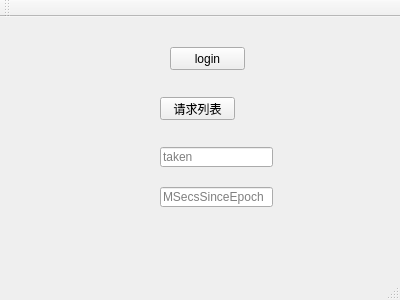
<?xml version="1.0" encoding="UTF-8"?>
<ui version="4.0">
 <class>MainWindow</class>
 <widget class="QMainWindow" name="MainWindow">
  <property name="geometry">
   <rect>
    <x>0</x>
    <y>0</y>
    <width>400</width>
    <height>300</height>
   </rect>
  </property>
  <property name="windowTitle">
   <string>MainWindow</string>
  </property>
  <widget class="QWidget" name="centralWidget">
   <widget class="QPushButton" name="btnRequest">
    <property name="geometry">
     <rect>
      <x>160</x>
      <y>80</y>
      <width>75</width>
      <height>23</height>
     </rect>
    </property>
    <property name="text">
     <string>请求列表</string>
    </property>
   </widget>
   <widget class="QPushButton" name="btnLogin">
    <property name="geometry">
     <rect>
      <x>170</x>
      <y>30</y>
      <width>75</width>
      <height>23</height>
     </rect>
    </property>
    <property name="text">
     <string>login</string>
    </property>
   </widget>
   <widget class="QLineEdit" name="lineEdit">
    <property name="geometry">
     <rect>
      <x>160</x>
      <y>130</y>
      <width>113</width>
      <height>20</height>
     </rect>
    </property>
    <property name="placeholderText">
     <string>taken</string>
    </property>
   </widget>
   <widget class="QLineEdit" name="leMSecsSinceEpoch">
    <property name="geometry">
     <rect>
      <x>160</x>
      <y>170</y>
      <width>113</width>
      <height>20</height>
     </rect>
    </property>
    <property name="placeholderText">
     <string>MSecsSinceEpoch</string>
    </property>
   </widget>
  </widget>
  <widget class="QMenuBar" name="menuBar">
   <property name="geometry">
    <rect>
     <x>0</x>
     <y>0</y>
     <width>400</width>
     <height>23</height>
    </rect>
   </property>
  </widget>
  <widget class="QToolBar" name="mainToolBar">
   <attribute name="toolBarArea">
    <enum>TopToolBarArea</enum>
   </attribute>
   <attribute name="toolBarBreak">
    <bool>false</bool>
   </attribute>
  </widget>
  <widget class="QStatusBar" name="statusBar"/>
 </widget>
 <layoutdefault spacing="6" margin="11"/>
 <resources/>
 <connections/>
</ui>
